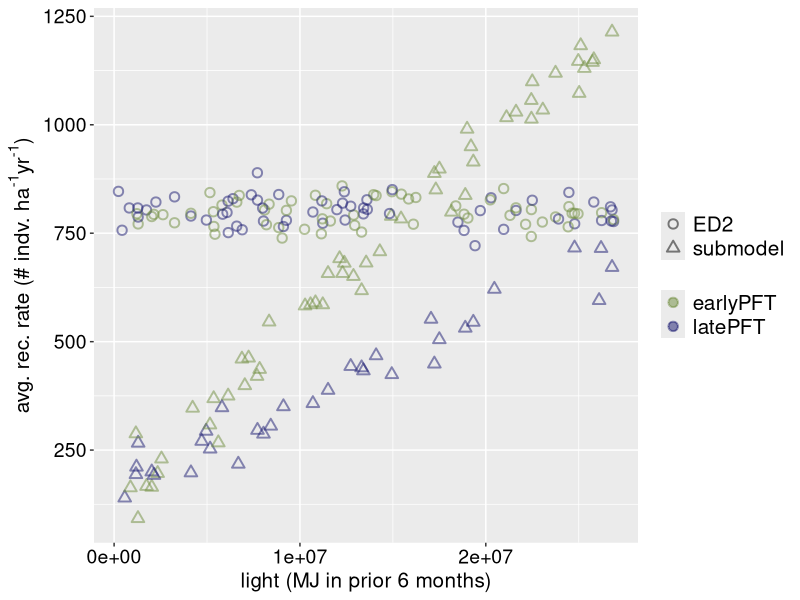
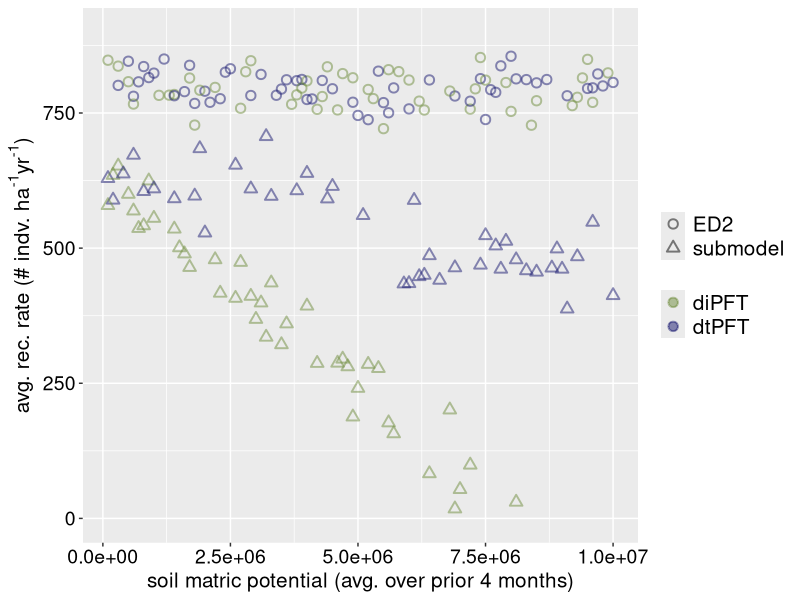

These charts were generated, in order, by the following R code:
library(ggplot2)
library(magrittr)
library(tidyverse)

# figures for submodel simulations
rm(list = ls())
gc()



pft.cols <- c("darkolivegreen4","midnightblue")

#set theme for the plots
adams_theme <- theme(plot.title = element_text(hjust = 0.5, size = 20),
                     strip.text.x = element_text(size = 18),
                     legend.title = element_blank (),
                     axis.title.x = element_text (size = 15), # change the axis title
                     axis.title.y = element_text (size = 15),
                     axis.title.y.right = element_text (size = 15, color = pft.cols[2]),
                     axis.text.x = element_text (size = 14, colour = "black"),
                     axis.text.y = element_text (size = 14, colour = "black"),
                     legend.text = element_text (size = 15))


# generating simulation data to demonstrate figures ideas

patch_age <- 1:300
avg_light_2m <- runif(min = 10e4, max = 27e6, n = 300)
pct_light <- seq(from = 1, to = 100, length.out = 300)

rec_sub_early <- avg_light_2m * 0.00004 + avg_light_2m^-2  + 40 + rnorm(mean = 100, sd = 50, n = 300)    
rec_sub_late <- avg_light_2m * 0.00002 + avg_light_2m^-2  + 40 + rnorm(mean = 100, sd = 50, n = 300)
ed2_early <- rnorm(mean = 800, sd = 30, n = 300)
ed2_late <- rnorm(mean = 800, sd = 30, n = 300)
rec <- c(rec_sub_early, rec_sub_late, ed2_early, ed2_late)

pft <- c(rep("earlyPFT", 300), rep("latePFT", 300), rep("earlyPFT", 300), rep("latePFT", 300))
model <- c(rep("submodel", 600), rep("ED2", 600))


tibble(patch_age = rep(patch_age,4), avg_light_2m = rep(avg_light_2m,4), pct_light = rep(pct_light,4), rec = rec, pft = pft, model = model) %>%
  sample_n(size = 200) %>%
  ggplot(mapping = aes(x = avg_light_2m, y = rec, color = pft, shape = model)) +
  geom_point(size = 2.5, stroke = 1, alpha = 0.5) +
  adams_theme +
  scale_shape_manual(values = rep(c(21,24),2)) +
  scale_color_manual(values = rep(c(pft.cols[1], pft.cols[2]),2)) +
  ylab(expression(paste('avg. rec. rate'," (# indv. ha"^"-1", "yr"^"-1", ")"))) +
  xlab("light (MJ in prior 6 months)")

# MJ m-2









soil_moisture <- seq(from = 10e4, to =  10e6, length.out = 100)

rec_sub_di <- soil_moisture * -0.00008 + soil_moisture^-2  + 40 + rnorm(mean = 100, sd = 50, n = 100) + 500    
rec_sub_dt <- soil_moisture * -0.00002 + soil_moisture^-2  + 40 + rnorm(mean = 100, sd = 50, n = 100) + 500   
ed2_di <- rnorm(mean = 800, sd = 30, n = 100)
ed2_dt <- rnorm(mean = 800, sd = 30, n = 100)
rec <- c(rec_sub_di, rec_sub_dt, ed2_di, ed2_dt)

pft <- c(rep("diPFT", 100), rep("dtPFT", 100), rep("diPFT", 100), rep("dtPFT", 100))
model <- c(rep("submodel", 200), rep("ED2", 200))


tibble(soil_moisture = rep(soil_moisture,4), rec = rec, pft = pft, model = model) %>%
  sample_n(size = 200) %>%
  ggplot(mapping = aes(x = soil_moisture, y = rec, color = pft, shape = model)) +
  geom_point(size = 2.5, stroke = 1, alpha = 0.5) +
  adams_theme +
  scale_shape_manual(values = rep(c(21,24),2)) +
  scale_color_manual(values = rep(c(pft.cols[1], pft.cols[2]),2)) +
  ylab(expression(paste('avg. rec. rate'," (# indv. ha"^"-1", "yr"^"-1", ")"))) +
  xlab("soil matric potential (avg. over prior 4 months)") +
  scale_y_continuous(limits = c(0,900))




